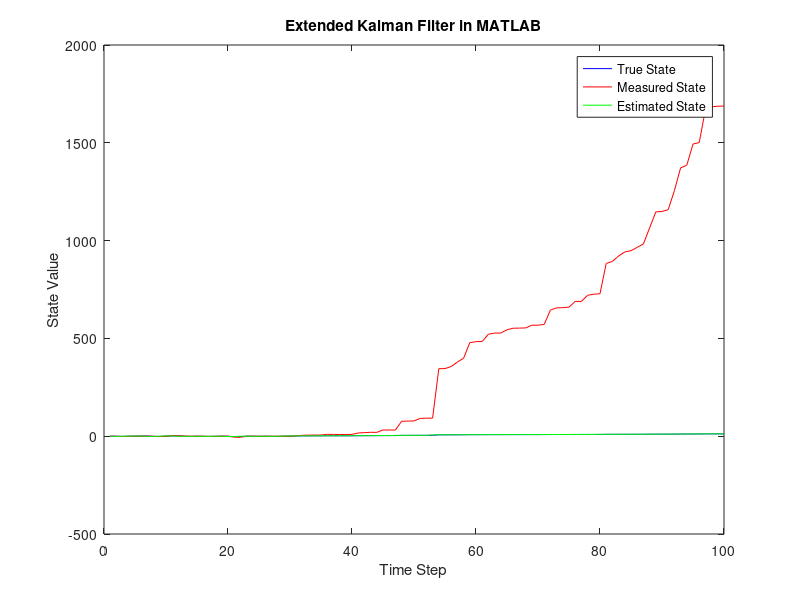

Write the MATLAB code that produced this figure.
% Define the state transition function (nonlinear) and measurement function
% (linearized)
f = @(x, u) x + u;            % State transition function
h = @(x) x^3;                 % Measurement function

% Define the Jacobians of the state transition and measurement functions
df_dx = @(x, u) 1;            % Jacobian of f with respect to x
dh_dx = @(x) 3 * x^2;         % Jacobian of h with respect to x

% Initialize the state and covariance matrix
x = 0;                         % Initial state
P = 1;                         % Initial covariance

% Define process and measurement noise covariances
Q = 0.01;                      % Process noise covariance
R = 0.1;                       % Measurement noise covariance

% Number of time steps
T = 100;

% Generate input and measurement data
u = randn(1, T);               % Process noise
z_true = zeros(1, T);          % True state (for comparison)
z_meas = zeros(1, T);          % Measured state (with noise)
x_est = zeros(1, T);           % Estimated state

for t = 1:T
    % True state propagation (without noise)
    z_true(t) = f(x, 0);
    
    % Measurement with noise
    z_meas(t) = h(z_true(t)) + sqrt(R) * randn();
    
    % EKF prediction step
    x_hat = f(x, u(t));
    P = df_dx(x, u(t)) * P * df_dx(x, u(t))' + Q;
    
    % EKF update step
    K = P * dh_dx(x_hat) / (dh_dx(x_hat) * P * dh_dx(x_hat)' + R);
    x = x_hat + K * (z_meas(t) - h(x_hat));
    P = (1 - K * dh_dx(x_hat)) * P;
    
    % Store the filtered state estimate
    x_est(t) = x;
end

% Plot the results
figure;
plot(1:T, z_true, 'b', 1:T, z_meas, 'r', 1:T, x_est, 'g');
legend('True State', 'Measured State', 'Estimated State');
xlabel('Time Step');
ylabel('State Value');
title('Extended Kalman Filter in MATLAB');


